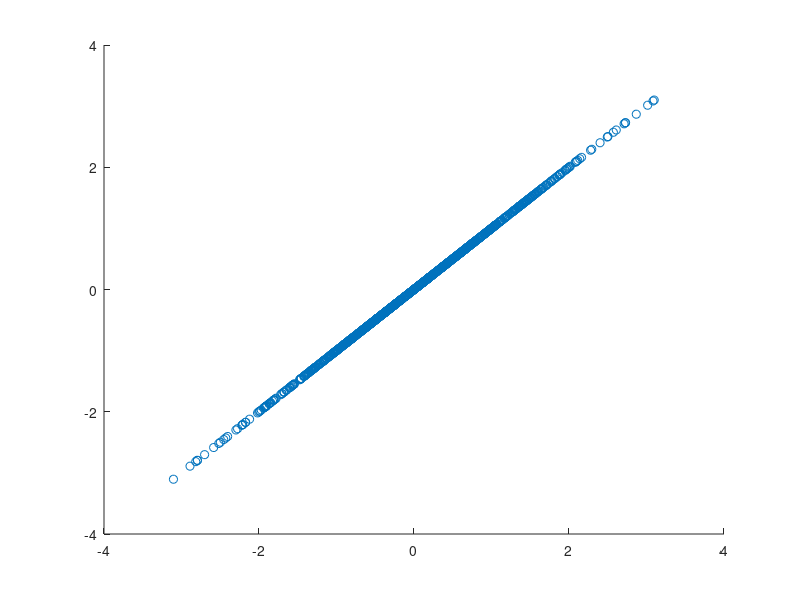

Write the MATLAB code that produced this figure.
clear all
close all
N = 1000;
a = [-1 -0.9 -0.5 0 0.5 0.9 1]; % a<=1 covXY = a
b = sqrt(1-a.*a); %https://newonlinecourses.science.psu.edu/stat414/node/172/

X = randn(length(a),N);
Z = randn(length(a),N);
Y = zeros(length(a),N);

covXY = zeros(1,length(a));

figure
for i=1:length(a)
    Y(i,:) = (a(i)*X(i,:) + b(i)*Z(i,:));
    temp = cov(X(i,:),Y(i,:));
    covXY(i) = temp(2,1);
    scatter(X(i,:),Y(i,:))
    pause(1);
end